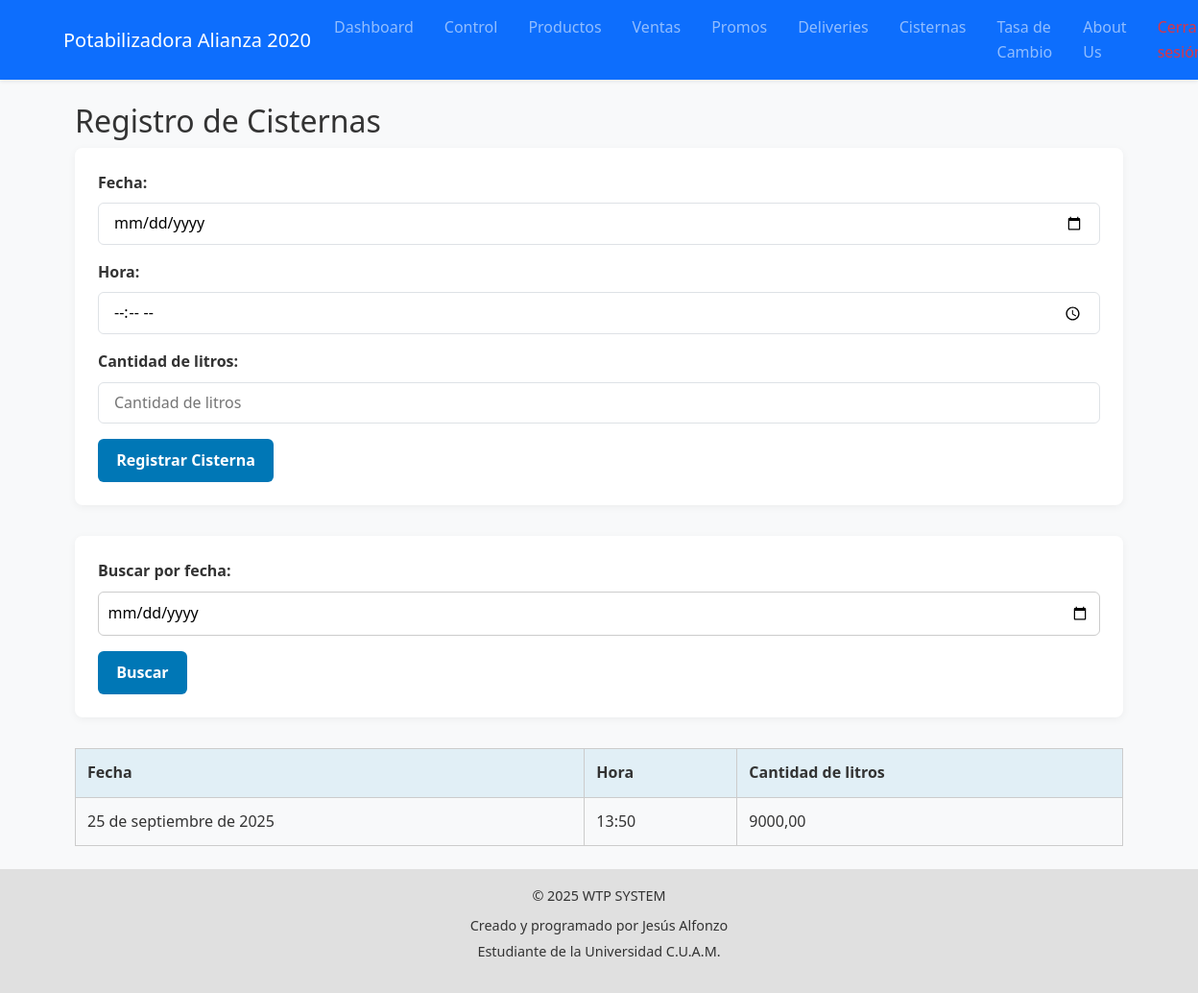
The page /cisternas/ (signed in) on the database its author committed.
### core/models.py (models this page shows, shortened)
class Cisterna(models.Model):
    fecha = models.DateField()
    hora = models.TimeField()
    volumen = models.DecimalField(
        max_digits=10,
        decimal_places=2,
        help_text="Volumen de la cisterna en litros"
    )
    litros_disponibles = models.DecimalField(
        max_digits=10,
        decimal_places=2,
        default=Decimal('0.00'),
        help_text="Litros totales disponibles en la cisterna"
    )
    usuario = models.ForeignKey(
        User,
        on_delete=models.CASCADE,
        related_name='cisternas'
    )

### core/views_main.py (the view)
# urls.py: path('cisternas/', cisternas_view, name='cisternas'),
@login_required
def cisternas_view(request):
    if request.method == 'POST':
        form = CisternaForm(request.POST)
        if form.is_valid():
            cisterna = form.save(commit=False)
            cisterna.usuario = request.user
            try:
                ultima_cisterna = Cisterna.objects.latest('fecha', 'hora')
                cisterna.litros_disponibles = ultima_cisterna.litros_disponibles + cisterna.volumen
            except Cisterna.DoesNotExist:
                cisterna.litros_disponibles = cisterna.volumen
            cisterna.save()
            messages.success(request, "Cisterna registrada correctamente.")
            return redirect('cisternas')
    else:
        form = CisternaForm()
    cisternas = Cisterna.objects.all().order_by('-fecha', '-hora')
    return render(request, 'core/cisternas.html', {'form': form, 'cisternas': cisternas})

### core/forms.py
class CisternaForm(forms.ModelForm):
    class Meta:
        model = Cisterna
        fields = ['fecha', 'hora', 'volumen']
        widgets = {
            'fecha': forms.DateInput(attrs={
                'type': 'date',
                'class': FORM_WIDGET_CLASS
            }),
            'hora': forms.TimeInput(attrs={
                'type': 'time',
                'class': FORM_WIDGET_CLASS
            }),
            'volumen': forms.NumberInput(attrs={
                'class': FORM_WIDGET_CLASS,
                'placeholder': 'Cantidad de litros',
                'step': 'any',
                'min': '0',
            }),
        }

### core/templates/core/cisternas.html (shortened to what this page needs)
{% extends 'core/base.html' %}
{% load static %}
{% block content %}
<div class="container">
    <h2>Registro de Cisternas</h2>
<form method="POST" action="{% url 'cisternas' %}">
    <label for="id_fecha">Fecha:</label>
    {{ form.fecha }}
    <label for="id_hora">Hora:</label>
    {{ form.hora }}
    <label for="id_volumen">Cantidad de litros:</label>
    {{ form.volumen }}
    <button type="submit">Registrar Cisterna</button>
</form>
    <form method="get" action="{% url 'cisternas' %}">
        <label>Buscar por fecha:</label>
        <input type="date" name="fecha" value="{{ request.GET.fecha }}">
        <button type="submit">Buscar</button>
    </form>
    <div class="tabla-cisternas mt-6">
        <table>
            <thead>
                <tr>
                    <th>Fecha</th>
                    <th>Hora</th>
                    <th>Cantidad de litros</th>
                </tr>
            </thead>
            <tbody>
                {% for cisterna in cisternas %}
                <tr>
                    <td>{{ cisterna.fecha }}</td>
                    <td>{{ cisterna.hora }}</td>
                    <td>{{ cisterna.volumen }}</td>
                </tr>
                {% empty %}
                <tr>
                    <td colspan="3">No hay registros disponibles.</td>
                </tr>
                {% endfor %}
            </tbody>
        </table>
    </div>
</div>
{% endblock %}

### core/static/css/styles.css (style rules this page uses)
* { margin: 0; padding: 0; box-sizing: border-box; }
body { font-family: 'Segoe UI', Tahoma, Geneva, Verdana, sans-serif; background-color: #f5f7fa; color: #333; line-height: 1.6; }
form { background-color: #ffffff; padding: 1.5rem; border-radius: 8px; box-shadow: 0 2px 8px rgba(0,0,0,0.05); margin-bottom: 2rem; }
form label { display: block; margin-bottom: 0.5rem; font-weight: bold; }
form input, form select, form textarea { width: 100%; padding: 0.6rem; margin-bottom: 1rem; border: 1px solid #ccc; border-radius: 6px; }
form button { background-color: #0077b6; color: white; padding: 0.6rem 1.2rem; border: none; border-radius: 6px; cursor: pointer; font-weight: bold; }
table { width: 100%; border-collapse: collapse; margin-top: 1rem; }
table th, table td { border: 1px solid #ccc; padding: 0.75rem; text-align: left; }
table th { background-color: #e1eff6; }

### rows shown on the page
Cisterna: fecha "25 de septiembre de 2025", hora "13:50", volumen "9000,00"
